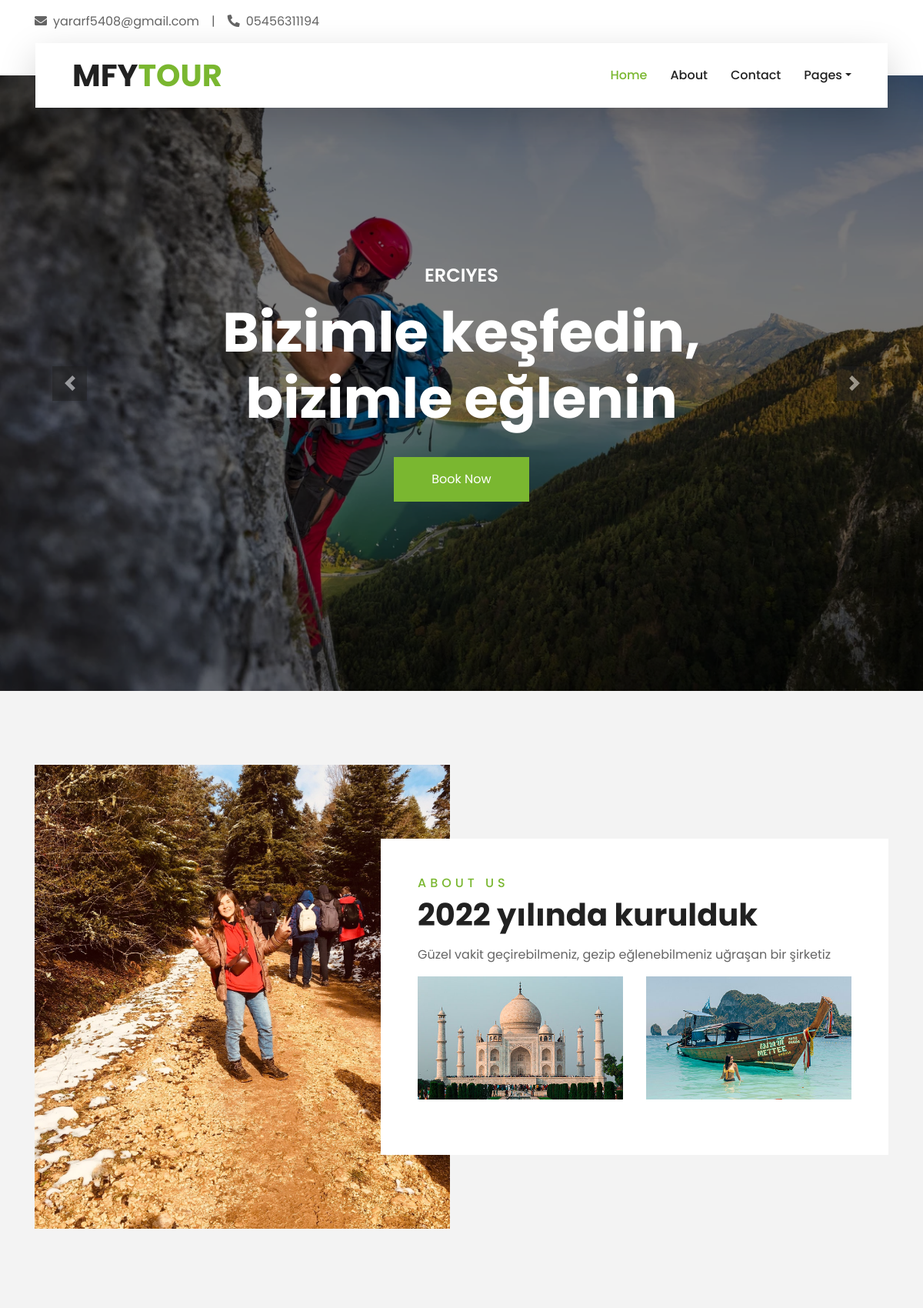
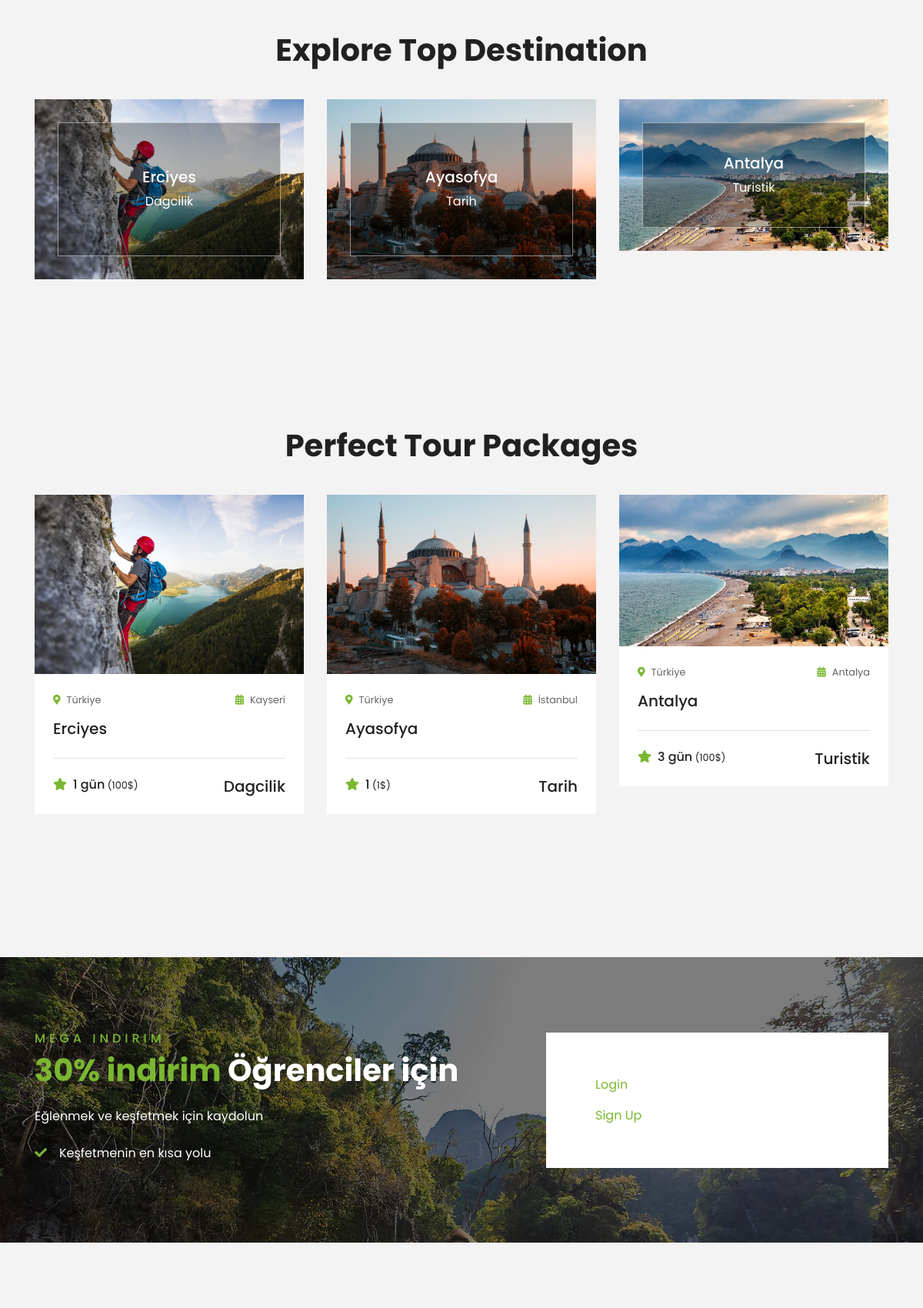
The page / (upper part) on the database its author committed (2 pictures, top to bottom).
### content/models.py (models this page shows, shortened)
class Content(models.Model):
    STATUS=(
        ('True', 'Evet'),
        ('False', 'Hayır'),
    )
    category=models.ForeignKey(Category, on_delete=models.CASCADE)
    title=models.CharField(max_length=100)
    keywords = models.CharField(max_length=255)
    description = models.CharField(max_length=255)
    image = models.ImageField(blank=True, upload_to='images/')
    detail=RichTextUploadingField(blank=True)
    gun=models.CharField(blank=True,max_length=15)
    type = models.CharField(blank=True, max_length=50)
    konum=models.CharField(blank=True,max_length=255)
    city=models.CharField(blank=True,max_length=50)
    country=models.CharField(blank=True,max_length=50)
    fiyat=models.CharField(blank=True,max_length=10)
    slug=models.SlugField(blank=True,max_length=100)
    status=models.CharField(blank=True,max_length=10, choices=STATUS)
    create_at=models.DateTimeField(auto_now_add=True)
    update_at=models.DateTimeField(auto_now=True)
    def image_tag(self):
        if self.image:
            return mark_safe('<img src="{}" height="50"/>'.format(self.image.url))
        else:
            return ""
    image_tag.short_description="Image"

class Category(MPTTModel):
    STATUS=(
        ('True', 'Evet'),
        ('False', 'Hayır'),
    )
    title=models.CharField(max_length=100)
    keywords = models.CharField(max_length=255)
    description = models.CharField(max_length=255)
    image = models.ImageField(blank=True, upload_to='images/')
    slug = models.SlugField(blank=True, max_length=100)
    status=models.CharField(blank=True,max_length=10, choices=STATUS)
    parent=TreeForeignKey('self', blank=True, null=True, related_name='children', on_delete=models.CASCADE)
    create_at=models.DateTimeField(auto_now_add=True)
    update_at=models.DateTimeField(auto_now=True)
    class MPTTMeta:
        order_insertion_by = ['title']
    def __str__(self):
        full_path=[self.title]
        k = self.parent
        while k is not None:
            full_path.append(k.title)
            k = k.parent
        return ' -> '.join(full_path[::-1])
    def image_tag(self):
        if self.image:
            return mark_safe('<img src="{}" height="50"/>'.format(self.image.url))
        else:
            return ""
    image_tag.short_description = "Image"

### home/views.py (the view)
# urls.py: path('', views.index, name='index'),
def index(request):
    setting=Setting.objects.get(pk=1)
    sliderdata = Content.objects.all()[:2]
    packagedata = Content.objects.all()[:3]
    destinationdata=Content.objects.all()[:3]
    category=Category.objects.all()
    context = {'setting': setting,
               "category":category,
               "page":"home",
               "sliderdata":sliderdata,
               "destinationdata":destinationdata,
               "packagedata":packagedata}
    return render(request, 'index.html', context)

### home/templates/index.html (shortened to what this page needs)
{% extends "homebase.html" %}
{% block sidebar %}
    {% include "sidebar.html" %}
{% endblock %}
{% block slider %}
    {% load static %}
    <div class="container-fluid p-0">
        <div id="header-carousel" class="carousel slide" data-ride="carousel">
            <div class="carousel-inner">
                {% for rs in sliderdata %}
                <div class="carousel-item{% if forloop.counter == 1 %} active{% endif %}">
                    <img class="w-100" src="{{ rs.image.url }}" alt="Image" style=“height:1080px”>
                    <div class="carousel-caption d-flex flex-column align-items-center justify-content-center">
                        <div class="p-3" style="max-width: 900px;">
                            <h4 class="text-white text-uppercase mb-md-3">{{ rs.title }}</h4>
                            <h1 class="display-3 text-white mb-md-4">Bizimle keşfedin, bizimle eğlenin</h1>
                            <a href="/destination" class="btn btn-primary py-md-3 px-md-5 mt-2">Book Now</a>
                        </div>
                    </div>
                </div>
                {% endfor %}
            </div>
            <a class="carousel-control-prev" href="#header-carousel" data-slide="prev">
                <div class="btn btn-dark" style="width: 45px; height: 45px;">
                    <span class="carousel-control-prev-icon mb-n2"></span>
                </div>
            </a>
            <a class="carousel-control-next" href="#header-carousel" data-slide="next">
                <div class="btn btn-dark" style="width: 45px; height: 45px;">
                    <span class="carousel-control-next-icon mb-n2"></span>
                </div>
            </a>
        </div>
    </div>
{% endblock %}
{% block content %}
    {% include "content.html" %}
{% endblock %}

### home/templates/content.html (shortened to what this page needs)
{% load static %}
    <div class="container-fluid py-5">
        <div class="container pt-5">
            <div class="row">
                <div class="col-lg-6" style="min-height: 500px;">
                    <div class="position-relative h-100">
                        <img class="position-absolute w-100 h-100" src="{% static 'img/abouttt.jpg' %}" style="object-fit: cover;">
                    </div>
                </div>
                <div class="col-lg-6 pt-5 pb-lg-5">
                    <div class="about-text bg-white p-4 p-lg-5 my-lg-5">
                        <h6 class="text-primary text-uppercase" style="letter-spacing: 5px;">About Us</h6>
                        <h1 class="mb-3">2022 yılında kurulduk</h1>
                        <p>Güzel vakit geçirebilmeniz, gezip eğlenebilmeniz uğraşan bir şirketiz </p>
                        <div class="row mb-4">
                            <div class="col-6">
                                <img class="img-fluid" src="{% static 'img/about-1.jpg' %}" alt="">
                            </div>
                            <div class="col-6">
                                <img class="img-fluid" src="{% static 'img/about-2.jpg' %}" alt="">
                            </div>
                        </div>
                    </div>
                </div>
            </div>
        </div>
    </div>
    <div class="container-fluid py-5">
        <div class="container pt-5 pb-3">
            <div class="text-center mb-3 pb-3">
                <h1>Explore Top Destination</h1>
            </div>
            <div class="row">
                {% for rs in destinationdata %}
                <div class="col-lg-4 col-md-6 mb-4">
                    <div class="destination-item position-relative overflow-hidden mb-2">
                        <img class="img-fluid" src="{{ rs.image.url }}" alt="">
                        <a class="destination-overlay text-white text-decoration-none" href="/packages">
                            <h5 class="text-white">{{ rs.title|safe }}</h5>
                            <span>{{ rs.category|safe }}</span>
                        </a>
                    </div>
                </div>
                {% endfor %}
            </div>
        </div>
    </div>
    <div class="container-fluid py-5">
        <div class="container pt-5 pb-3">
            <div class="text-center mb-3 pb-3">
                <h1>Perfect Tour Packages</h1>
            </div>
            <div class="row">
                {% for rs in packagedata %}
                <div class="col-lg-4 col-md-6 mb-4">
                    <div class="package-item bg-white mb-2">
                        <img class="img-fluid" src="{{ rs.image.url }}" alt="">
                        <div class="p-4">
                            <div class="d-flex justify-content-between mb-3">
                                <small class="m-0"><i class="fa fa-map-marker-alt text-primary mr-2"></i>{{ rs.country|safe }}</small>
                                <small class="m-0"><i class="fa fa-calendar-alt text-primary mr-2"></i>{{ rs.city|safe }}</small>
                            </div>
                            <a class="h5 text-decoration-none" href="">{{ rs.title|safe}}</a>
                            <div class="border-top mt-4 pt-4">
                                <div class="d-flex justify-content-between">
                                    <h6 class="m-0"><i class="fa fa-star text-primary mr-2"></i>{{ rs.gun|safe }}<small> {{ rs.fiyat|safe }}</small></h6>
                                    <h5 class="m-0">{{ rs.category|safe }}</h5>
                                </div>
                            </div>
                        </div>
                    </div>
                </div>
                {% endfor %}
            </div>
        </div>
    </div>
    <div class="container-fluid bg-registration py-5" style="margin: 90px 0;">
        <div class="container py-5">
            <div class="row align-items-center">
                <div class="col-lg-7 mb-5 mb-lg-0">
                    <div class="mb-4">
                        <h6 class="text-primary text-uppercase" style="letter-spacing: 5px;">Mega indirim</h6>
                        <h1 class="text-white"><span class="text-primary">30% indirim</span> Öğrenciler için</h1>
                    </div>
                    <p class="text-white">Eğlenmek ve keşfetmek için kaydolun</p>
                    <ul class="list-inline text-white m-0">
                        <li class="py-2"><i class="fa fa-check text-primary mr-3"></i>Keşfetmenin en kısa yolu</li>
                    </ul>
                </div>
                <div class="col-lg-5">
                    <div class="card border-0">
                        {% if user.id is not None %}
                        <div class="card-header bg-primary text-center p-4">
                            <h1 class="text-white m-0">{{ user.first_name }}</h1>
                        </div>
                        <div class="card-body rounded-bottom bg-white p-5">
                            <form>
                                <div>
                                    <a href="/logout/" class="nav-item nav-link">Logout</a>
                                </div>
                            </form>
                        </div>
                        {% else %}
                        <div class="card-body rounded-bottom bg-white p-5">
                            <form>
                                <div>
                                    <a href="/login/" class="nav-item nav-link">Login</a>
                                    <a href="/signup/" class="nav-item nav-link">Sign Up</a>
                                </div>
                            </form>
                        </div>
                        {% endif %}
                    </div>
                </div>
            </div>
        </div>
    </div>

### rows shown on the page
Content: image (picture), title "ERCIYES", title "Erciyes", category "Dagcilik", country "Türkiye", city "Kayseri", gun "1 gün", fiyat "(100$)"
Content: image (picture), title "Ayasofya", category "Tarih", country "Türkiye", city "İstanbul", gun "1", fiyat "(1$)"
Content: image (picture), title "Antalya", category "Turistik", country "Türkiye", city "Antalya", gun "3 gün", fiyat "(100$)"
